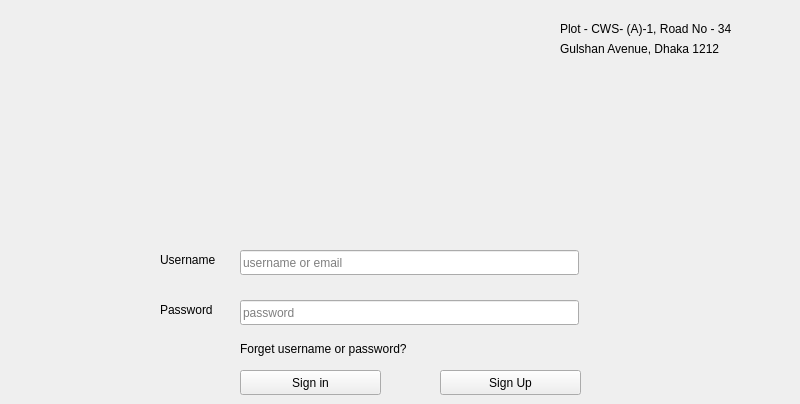
    <widget class="QWidget" name="login_page_2">
     <widget class="QLabel" name="login_password_input_label">
      <property name="geometry">
       <rect>
        <x>160</x>
        <y>300</y>
        <width>71</width>
        <height>20</height>
       </rect>
      </property>
      <property name="text">
       <string>Password</string>
      </property>
     </widget>
     <widget class="QLabel" name="login_forget_pass_label">
      <property name="geometry">
       <rect>
        <x>240</x>
        <y>340</y>
        <width>221</width>
        <height>17</height>
       </rect>
      </property>
      <property name="text">
       <string>Forget username or password?</string>
      </property>
     </widget>
     <widget class="QLineEdit" name="login_password_input">
      <property name="geometry">
       <rect>
        <x>240</x>
        <y>300</y>
        <width>339</width>
        <height>25</height>
       </rect>
      </property>
      <property name="placeholderText">
       <string>password</string>
      </property>
     </widget>
     <widget class="QLabel" name="login_address_label2">
      <property name="geometry">
       <rect>
        <x>560</x>
        <y>40</y>
        <width>231</width>
        <height>17</height>
       </rect>
      </property>
      <property name="text">
       <string>Gulshan Avenue, Dhaka 1212</string>
      </property>
     </widget>
     <widget class="QLabel" name="login_support_number">
      <property name="geometry">
       <rect>
        <x>390</x>
        <y>10</y>
        <width>81</width>
        <height>51</height>
       </rect>
      </property>
      <property name="text">
       <string/>
      </property>
     </widget>
     <widget class="QPushButton" name="login_sign_in_button">
      <property name="geometry">
       <rect>
        <x>240</x>
        <y>370</y>
        <width>141</width>
        <height>25</height>
       </rect>
      </property>
      <property name="text">
       <string>Sign in</string>
      </property>
     </widget>
     <widget class="QLabel" name="login_support_logo">
      <property name="geometry">
       <rect>
        <x>340</x>
        <y>10</y>
        <width>51</width>
        <height>51</height>
       </rect>
      </property>
      <property name="text">
       <string/>
      </property>
      <property name="pixmap">
       <pixmap resource="resources.qrc">:/image/images/support_icon.jpeg</pixmap>
      </property>
      <property name="scaledContents">
       <bool>true</bool>
      </property>
     </widget>
     <widget class="QLabel" name="login_bank_logo">
      <property name="geometry">
       <rect>
        <x>40</x>
        <y>10</y>
        <width>181</width>
        <height>51</height>
       </rect>
      </property>
      <property name="text">
       <string/>
      </property>
      <property name="pixmap">
       <pixmap resource="resources.qrc">:/image/images/logo.jpeg</pixmap>
      </property>
     </widget>
     <widget class="QLabel" name="login_address_label1">
      <property name="geometry">
       <rect>
        <x>560</x>
        <y>20</y>
        <width>231</width>
        <height>17</height>
       </rect>
      </property>
      <property name="text">
       <string>Plot - CWS- (A)-1, Road No - 34 </string>
      </property>
     </widget>
     <widget class="QPushButton" name="login_sign_up_button">
      <property name="geometry">
       <rect>
        <x>440</x>
        <y>370</y>
        <width>141</width>
        <height>25</height>
       </rect>
      </property>
      <property name="text">
       <string>Sign Up</string>
      </property>
     </widget>
     <widget class="QLabel" name="login_username_or_email_input_label">
      <property name="geometry">
       <rect>
        <x>160</x>
        <y>250</y>
        <width>71</width>
        <height>20</height>
       </rect>
      </property>
      <property name="text">
       <string>Username</string>
      </property>
     </widget>
     <widget class="QLineEdit" name="login_username_or_email_input">
      <property name="geometry">
       <rect>
        <x>240</x>
        <y>250</y>
        <width>339</width>
        <height>25</height>
       </rect>
      </property>
      <property name="placeholderText">
       <string>username or email</string>
      </property>
     </widget>
    </widget>
